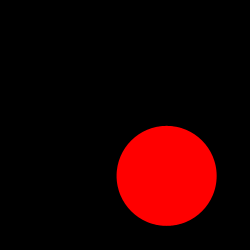
#> input picture week10 (hough)/images/simple.png, 250 x 250 px
$ python detect_circles.py --image images/simple.png
#> lines starting #> are read from the running program, lines starting #| are printed output that depends on the picture; after the words box and inside, x2 and y2 are one past the last pixel; in counts of white or black regions, pixels touching at a corner belong together
# USAGE
# python detect_circles.py --image images/simple.png

# import the necessary packages
import numpy as np
import argparse
import cv2

# construct the argument parser and parse the arguments
ap = argparse.ArgumentParser()
ap.add_argument("-i", "--image", required = True, help = "Path to the image")
args = vars(ap.parse_args())

# load the image, clone it for output, and then convert it to grayscale
image = cv2.imread(args["image"])
#> image is the input picture: shape (250, 250, 3); mean B, G, R 0, 0, 32.1
output = image.copy()
gray = cv2.cvtColor(image, cv2.COLOR_BGR2GRAY)
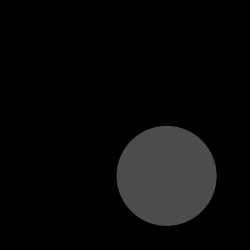
#> gray: shape (250, 250); min 0, max 76, mean 9.6

# detect circles in the image
circles = cv2.HoughCircles(gray, cv2.HOUGH_GRADIENT, 1, 100)
#> circles = [[166.5, 175.5, 49.4]]

# ensure at least some circles were found
if circles is not None:
	# convert the (x, y) coordinates and radius of the circles to integers
	circles = np.round(circles[0, :]).astype("int")
#> circles = [[166, 176, 49]]

	# loop over the (x, y) coordinates and radius of the circles
	for (x, y, r) in circles:
		# draw the circle in the output image, then draw a rectangle
		# corresponding to the center of the circle
		cv2.circle(output, (x, y), r, (0, 255, 0), 4)
		cv2.rectangle(output, (x - 5, y - 5), (x + 5, y + 5), (0, 128, 255), -1)
#> this loop made 1 pass
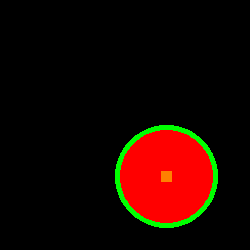
#> output: shape (250, 250, 3); 2.66% of pixels changed, all inside (x1, y1, x2, y2) = (115, 125, 218, 228)

	# show the output image
	cv2.imshow("output", np.hstack([image, output]))
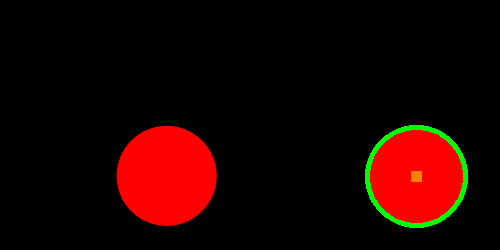
#> window 'output': shape (250, 500, 3); mean B, G, R 0, 3.3, 29.9
	cv2.waitKey(0)
